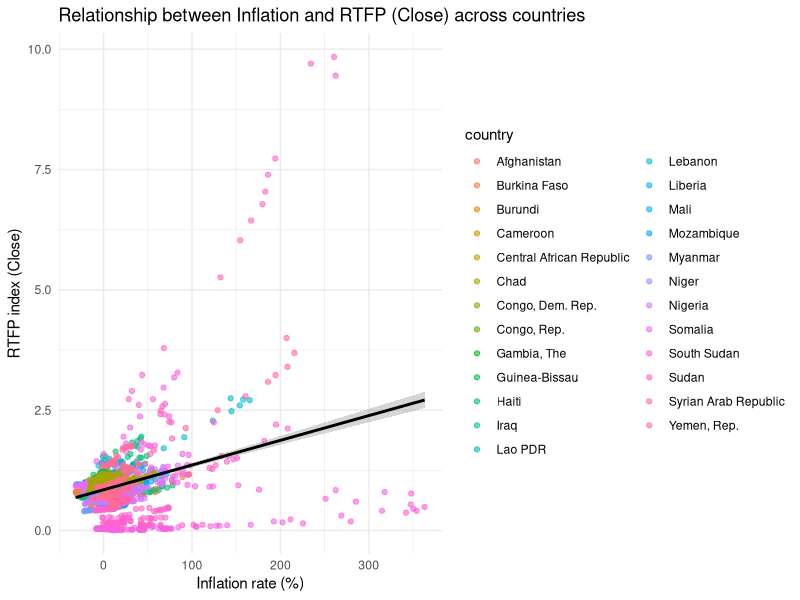
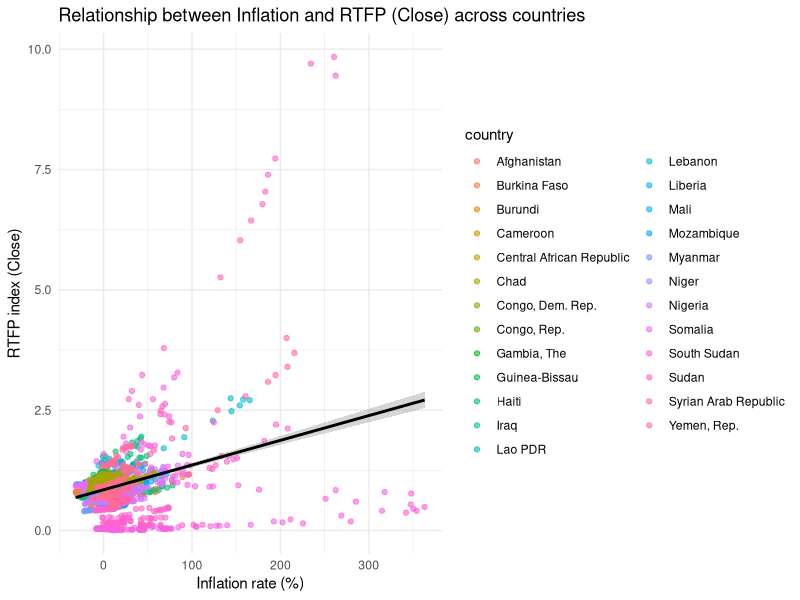

The R source for these figures, in order:
library(tidyverse)
library(lubridate)
data <- read.csv("WLD_RTFP_country_2023-10-02.csv")

# Quick structure check
str(data)

# Convert date column to Date type (currently character)
data$date <- as.Date(data$date)

# Basic summary of all variables
summary(data)

# Count missing values per column
colSums(is.na(data))

# For correlation/linear model, we need rows with non-missing Close and Inflation
data_clean <- data %>%
  filter(!is.na(Close),
         !is.na(Inflation))

# How many rows remain?
nrow(data_clean)
data_analysis <- data_clean %>%
  filter(date >= as.Date("2000-01-01"),
         date <= as.Date("2020-12-31"))

# Check number of countries and date range used
length(unique(data_analysis$country))
range(data_analysis$date)
data_analysis %>%
  select(Open, High, Low, Close, Inflation) %>%
  summary()

# Country-level averages (can be used in your report text)
country_summary <- data_analysis %>%
  group_by(country) %>%
  summarise(
    mean_Close     = mean(Close, na.rm = TRUE),
    mean_Inflation = mean(Inflation, na.rm = TRUE),
    sd_Close       = sd(Close, na.rm = TRUE),
    sd_Inflation   = sd(Inflation, na.rm = TRUE),
    n_obs          = n()
  ) %>%
  arrange(desc(mean_Inflation))

head(country_summary)



# Scatterplot of Inflation vs Close (colour by country)
p_scatter <- ggplot(data_analysis,
                    aes(x = Inflation, y = Close, colour = country)) +
  geom_point(alpha = 0.6) +
  geom_smooth(method = "lm", se = TRUE, colour = "black") +
  labs(
    title = "Relationship between Inflation and RTFP (Close) across countries",
    x = "Inflation rate (%)",
    y = "RTFP index (Close)"
  ) +
  theme_minimal()

p_scatter

ggsave("plot_scatter_inflation_close.png",
       plot = p_scatter, width = 7, height = 5, dpi = 300)
      